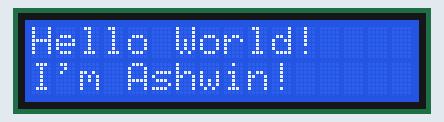
Recording of a sketch running on a simulated Arduino Uno, built with avr-gcc and run on an emulated ATmega328P. Parts: 16×2 character LCD.

Above: at 0.1 s.
At 3.1 s:
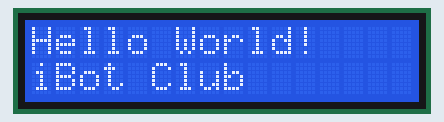

The sketch:

1.2.2_lcd.ino
```cpp
/**
* TASK: 1.2.2
* NAME: 16 x 2 LCD Display
* DESC: Prints simple text messages on the LCD Display
*/

#include <LiquidCrystal.h>

LiquidCrystal lcd(12, 11, 2, 3, 4, 5);

void setup()
{
  lcd.begin(16, 2);
}

void loop()
{
  lcd.clear();
  lcd.setCursor(0, 0);
  lcd.print("Hello World!");
  lcd.setCursor(0, 1);
  lcd.print("I'm Ashwin!");
  delay(3000);
  lcd.clear();
  lcd.setCursor(0, 0);
  lcd.print("Hello World!");
  lcd.setCursor(0, 1);
  lcd.print("iBot Club");
  delay(3000);
}
```

Measured:
- what the display in image 1 shows lasts 3.0 s, from 3.1 s to 6.1 s
